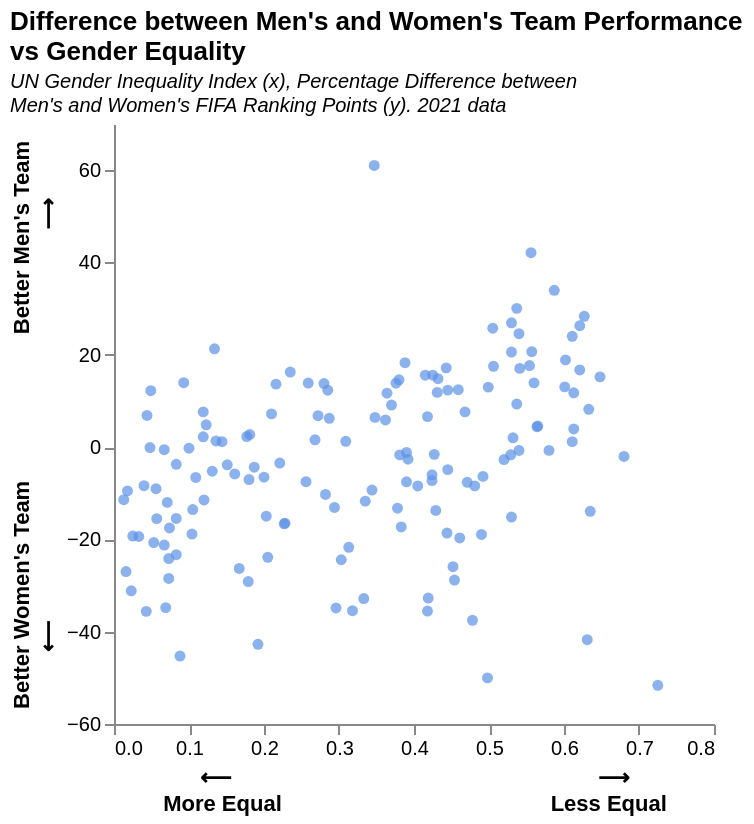

Vega-Lite specification for this chart:
### Vega-Lite specification from a JSON file in a GitHub repository (floating-point values rounded to 4 significant figures; data arrays with more than 128 entries replaced by an {"elided": "..."} marker saying what was removed)
{"$schema": "https://vega.github.io/schema/vega-lite/v5.json", "title": {"text": ["Difference between Men's and Women's Team Performance", "vs Gender Equality"], "subtitle": ["UN Gender Inequality Index (x), Percentage Difference between", "Men's and Women's FIFA Ranking Points (y). 2021 data"], "subtitleFontStyle": "italic", "subtitleFontSize": 10, "anchor": "start", "color": "black"}, "config": {"background": "white", "view": {"stroke": "transparent"}}, "data": {"values": {"elided": "151 records"}}, "mark": {"type": "circle", "color": "#5b92e5", "opacity": 0.7}, "height": 300, "width": 300, "encoding": {"x": {"field": "Gender Inequality Index", "type": "quantitative", "scale": {"domain": [0, 0.8]}, "axis": {"grid": false}, "title": ["⟵                                                            ⟶", "More Equal                                            Less Equal"]}, "y": {"field": "Percentage Difference", "type": "quantitative", "scale": {"domain": [-60, 70]}, "axis": {"grid": false}, "title": ["Better Women's Team                        Better Men's Team", "⟵                                                                ⟶"]}, "tooltip": [{"field": "Country Name", "type": "ordinal", "title": "Country"}, {"field": "Percentage Difference", "type": "quantitative", "title": "Percentage Difference", "format": ".2f"}, {"field": "Gender Inequality Index", "type": "quantitative", "title": "Gender Inequality Index", "format": ".2f"}]}}
